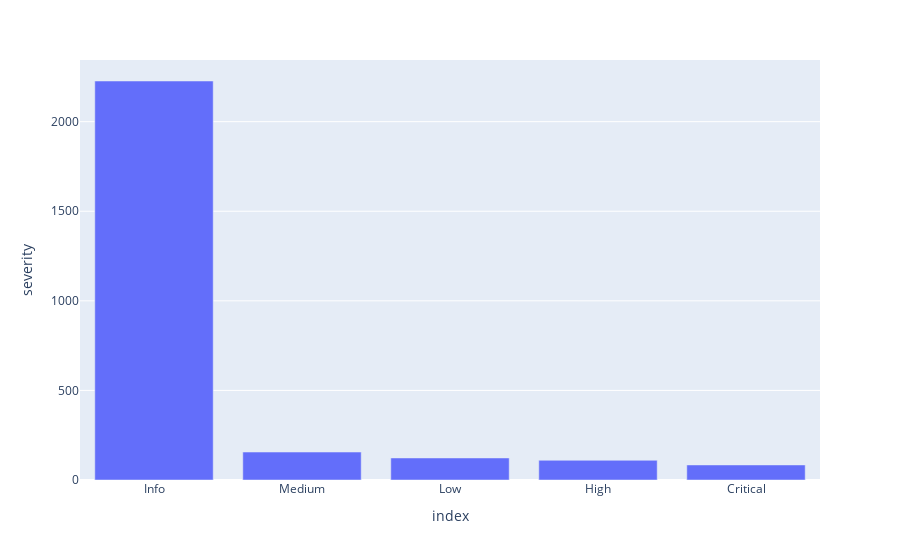

Notebook code for this chart:
### Code cell
fig = px.bar(vis_df, x='index', y='severity')
fig.show()

### Figure 1 — Plotly figure (JSON) as saved in the notebook; plotly's stock layout.template omitted (floating-point values rounded to 4 significant figures)
{"data": [{"alignmentgroup": "True", "hoverlabel": {"namelength": 0}, "hovertemplate": "index=%{x}<br>severity=%{y}", "legendgroup": "", "marker": {"color": "#636efa"}, "name": "", "offsetgroup": "", "orientation": "v", "showlegend": false, "textposition": "auto", "type": "bar", "x": ["Info", "Medium", "Low", "High", "Critical"], "xaxis": "x", "y": [2227, 156, 123, 110, 84], "yaxis": "y"}], "layout": {"autosize": true, "barmode": "relative", "legend": {"tracegroupgap": 0}, "margin": {"t": 60}, "xaxis": {"anchor": "y", "autorange": true, "domain": [0, 1], "range": [-0.5, 4.5], "title": {"text": "index"}, "type": "category"}, "yaxis": {"anchor": "x", "autorange": true, "domain": [0, 1], "range": [0, 2344.0], "title": {"text": "severity"}, "type": "linear"}}}
